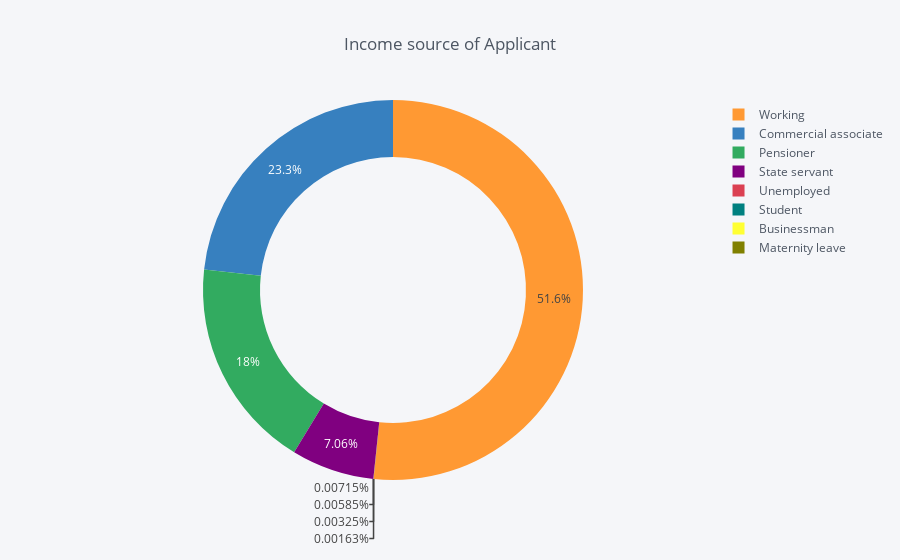

The notebook cell this image was saved under:
### Code cell
df = pd.DataFrame({'labels': temp.index,
                   'values': temp.values
})
df.iplot(kind='pie', labels='labels', values='values', title='Income source of Applicant', hole=0.7)

### Figure 1 — Plotly figure (JSON) as saved in the notebook; plotly's stock layout.template omitted (floating-point values rounded to 4 significant figures)
{"data": [{"hole": 0.7, "labels": ["Working", "Commercial associate", "Pensioner", "State servant", "Unemployed", "Student", "Businessman", "Maternity leave"], "marker": {"colors": ["rgba(255, 153, 51, 1.0)", "rgba(55, 128, 191, 1.0)", "rgba(50, 171, 96, 1.0)", "rgba(128, 0, 128, 1.0)", "rgba(219, 64, 82, 1.0)", "rgba(0, 128, 128, 1.0)", "rgba(255, 255, 51, 1.0)", "rgba(128, 128, 0, 1.0)"]}, "name": "", "type": "pie", "values": [158774, 71617, 55362, 21703, 22, 18, 10, 5]}], "layout": {"legend": {"bgcolor": "#F5F6F9", "font": {"color": "#4D5663"}}, "paper_bgcolor": "#F5F6F9", "plot_bgcolor": "#F5F6F9", "title": "Income source of Applicant", "titlefont": {"color": "#4D5663"}}}
